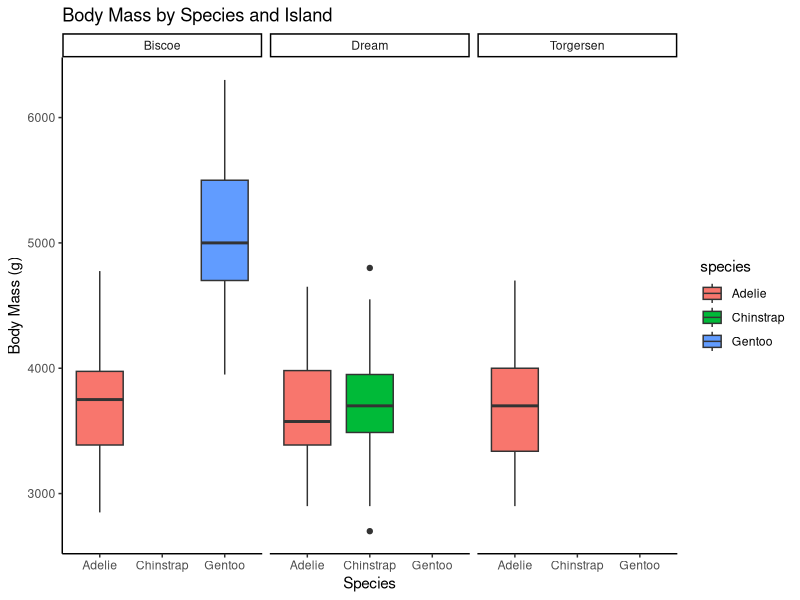
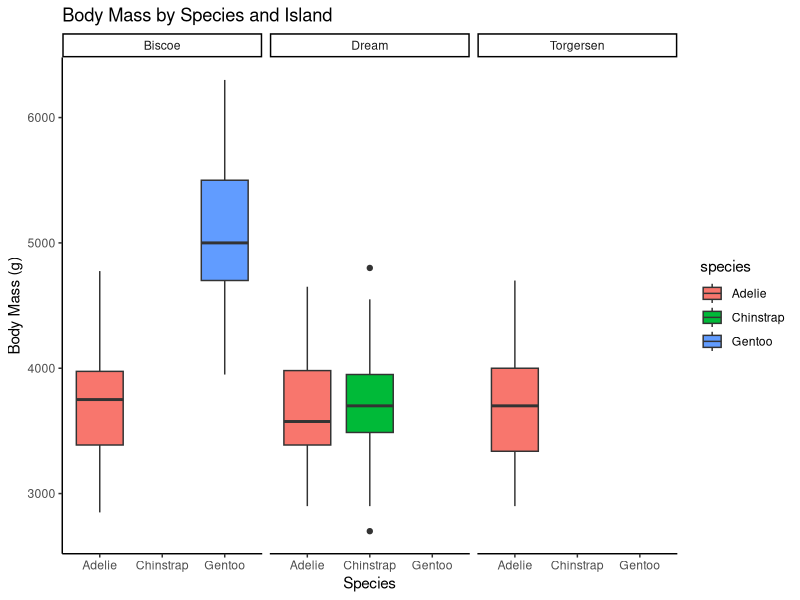

These charts were generated, in order, by the following R code:

            library(ggplot2)
            library(palmerpenguins)
            built_answer <- tryCatch(
                {
                    set.seed(42)
                    ggplot(penguins, aes(x = species, y = body_mass_g, fill = species)) + geom_boxplot() + facet_wrap(~ island) + theme_classic() + labs(title = "Body Mass by Species and Island", x = "Species", y = "Body Mass (g)")
                    suppressWarnings(
                        if (!file.exists("/sandbox/figures/body-mass_species_boxplot_facet_island_theme_labs_answer.png")) {
                            ggsave(
                                width = 3,
                                height = 3,
                                "/sandbox/figures/body-mass_species_boxplot_facet_island_theme_labs_answer.png"
                            )
                        }
                    )
                    suppressWarnings(
                        ggplot_build(last_plot())
                    )
                },
                error = function(e) {
                    'ERROR'
                }
            )
            built_submission <- tryCatch(
                {
                    set.seed(42)
                    library(palmerpenguins)
library(ggplot2)

ggplot(penguins, aes(y = body_mass_g, x = species, fill = species)) +
  geom_boxplot() +
  facet_wrap(~island) +
  theme_classic() +
  labs(title = "Body Mass by Species and Island", x = "Species", y = "Body Mass (g)")
                    suppressWarnings(
                        ggsave(
                            width = 3,
                            height = 3,
                            "figures/body-mass_species_boxplot_facet_island_theme_labs_submission_granite.png"
                        )
                    )
                    suppressWarnings(
                        ggplot_build(last_plot())
                    )
                },
                error = function(e) {
                    'ERROR'
                }
            )
            cat(isTRUE(all.equal(built_answer, built_submission)))
        
